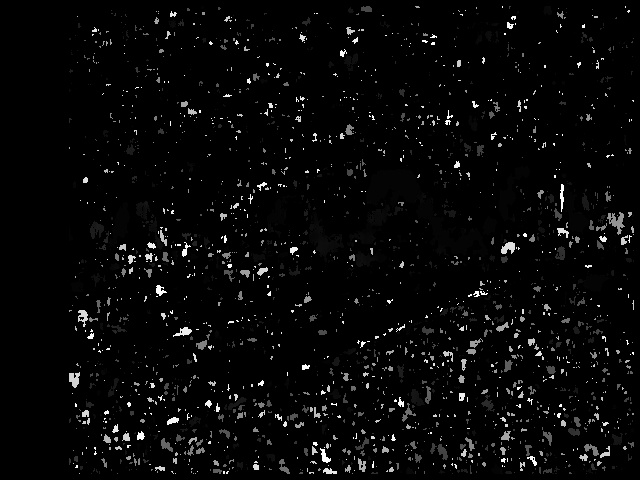
#> input picture main/Images/DepthMap0.jpg, 640 x 480 px, given in place of the camera
$ python SGBM_contour.py   (Python 2 division)   (older library calls are emulated)
#> lines starting #> are read from the running program, lines starting #| are printed output that depends on the picture; after the words box and inside, x2 and y2 are one past the last pixel; in counts of white or black regions, pixels touching at a corner belong together
import cv2
import sys
import time
import numpy as np
from imutils.video import WebcamVideoStream
import imutils

#from matplotlib import pyplot as plt

def nothing(x):
    pass

# grab camera feeds
#capL = cv2.VideoCapture(1)
#capR = cv2.VideoCapture(0)

capL = WebcamVideoStream(src=1).start()
capR = WebcamVideoStream(src=0).start()


# initialize windows
#WINDOW_L1 = 'undistorted left cam'
#WINDOW_R1 = 'undistorted right cam'
cv2.namedWindow('Depth Map')
# [7 lines of commented-out code are left out]
undistMapL = np.load('calibration/undistortion_map_left.npy')
#> (reads stereo_vision/stereo_analysis/calibration/undistortion_map_left.npy from the repository)
undistMapR = np.load('calibration/undistortion_map_right.npy')
#> (reads main/calibration/undistortion_map_right.npy from the repository)
rectMapL = np.load('calibration/rectification_map_left.npy')
#> (reads stereo_vision/stereo_analysis/calibration/rectification_map_left.npy from the repository)
rectMapR = np.load('calibration/rectification_map_right.npy')
#> (reads main/calibration/rectification_map_right.npy from the repository)


#initialize blank frames
rectL = np.zeros((640,480,3),np.uint8)
rectR = np.zeros((640,480,3),np.uint8)


# [15 lines of commented-out code are left out]


exec_time_sum = 0
i = 0


#contour detection


while (True):

    start_time = time.time()
    frameL = capL.read()
#> frameL is the input picture: shape (480, 640, 3); min 0, max 255, mean 8.2
    frameR = capR.read()


    #remap cameras to remove distortion
    rectL = cv2.remap(frameL, undistMapL, rectMapL, cv2.INTER_LINEAR)
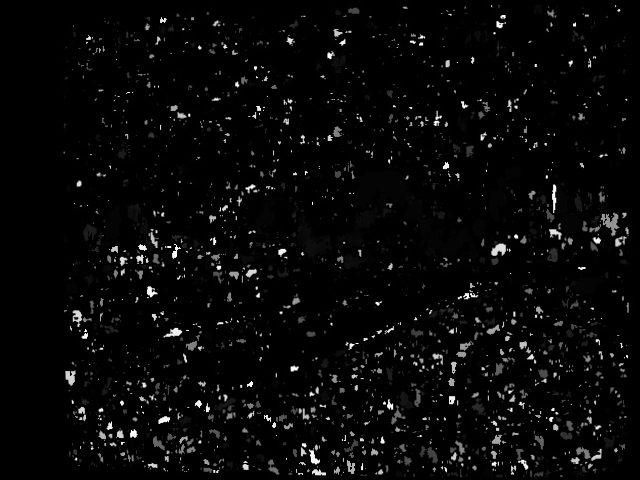
#> rectL: shape (480, 640, 3); min 0, max 255, mean 8.1
    rectR = cv2.remap(frameR, undistMapR, rectMapR, cv2.INTER_LINEAR)


    #~~~~ DEPTH MAP PART ~~~~~~~
    # convert rectified from RGB to 8 bit grayscale
    grayRectL = cv2.cvtColor(rectL, cv2.COLOR_BGR2GRAY)
    grayRectR = cv2.cvtColor(rectR, cv2.COLOR_BGR2GRAY)
    grayFrameL = cv2.cvtColor(frameL, cv2.COLOR_BGR2GRAY)
    grayFrameR = cv2.cvtColor(frameR, cv2.COLOR_BGR2GRAY)

    #create depth map with sliders
    min_disp= 16*cv2.getTrackbarPos('minDisp*16','Depth Map')
    num_disp = 16*cv2.getTrackbarPos('numDisp*16','Depth Map')
    blocksize = cv2.getTrackbarPos('BlockSize','Depth Map')
    unique_ratio = cv2.getTrackbarPos('UniquenessRatio','Depth Map')
    speckle_win_size = cv2.getTrackbarPos('SpeckleWinSize','Depth Map')

    window_size = 3
    min_disp = 16
    num_disp = 112 - min_disp
    stereo = cv2.StereoSGBM_create(
        minDisparity = min_disp,
        numDisparities = num_disp,
        blockSize = 27,
        P1 = 8*3*window_size**2,
        P2 = 32*3*window_size**2,
        disp12MaxDiff = 10,
        uniquenessRatio = 0,
        speckleWindowSize = 0,
        speckleRange = 0,
        preFilterCap=0
    )


    disparity = stereo.compute(grayRectL,grayRectR).astype(np.float32)
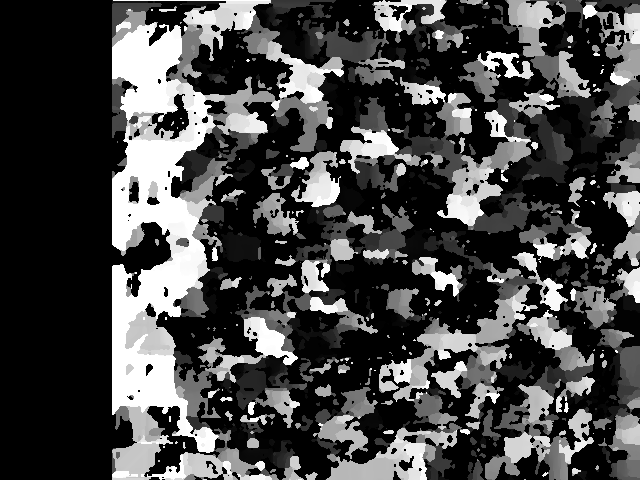
#> disparity: shape (480, 640) float32; min 240, max 1776, mean 672.6; drawn with min black and max white
    disparity = cv2.normalize(disparity, disparity, alpha=0, beta=255, norm_type=cv2.NORM_MINMAX, dtype=cv2.CV_8UC1)
    #~~~~~~ END DEPTH MAP ~~~~~~~~

    #blur depth map to filter high frequency noise

    #disparity_gaussian = cv2.GaussianBlur(disparity,(9,9),0)
    disparity_blur = cv2.medianBlur(disparity,11)
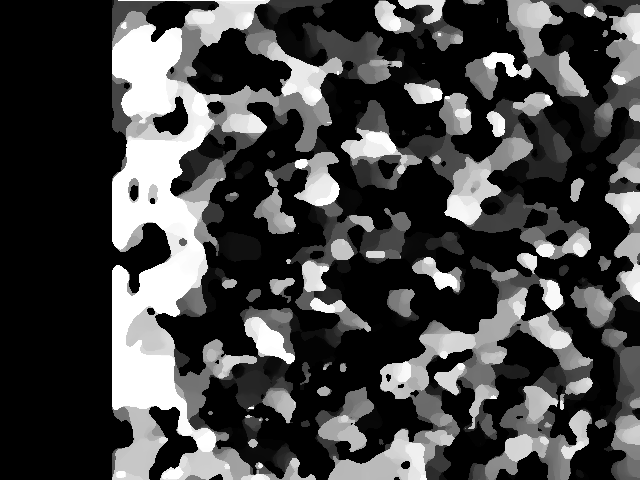
#> disparity_blur: shape (480, 640); min 0, max 255, mean 69.2


    #thresholding depth map
    disparity_thresh_near = cv2.threshold(disparity_blur,170,255,cv2.THRESH_BINARY)[1]
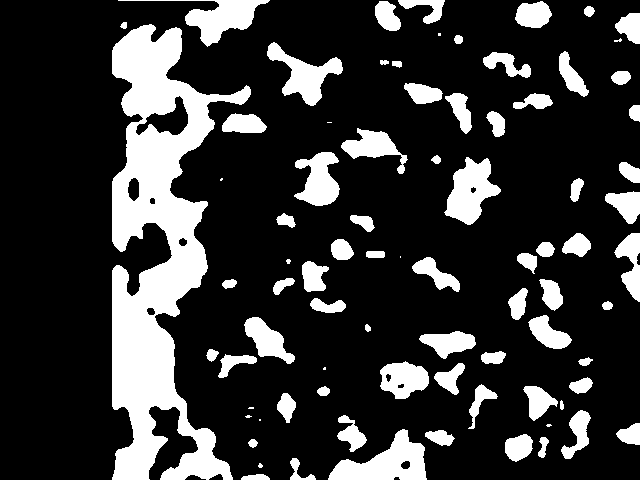
#> disparity_thresh_near: shape (480, 640); 20.8% white; 82 white regions (12 under 20 px), largest, box (x1, y1, x2, y2) and area: (112, 24, 251, 480) 28248, (328, 429, 427, 480) 2597, (444, 157, 501, 225) 2140
    disparity_thresh_imm = cv2.threshold(disparity_blur,180,255,cv2.THRESH_BINARY)[1]
#> disparity_thresh_imm: shape (480, 640); 19.6% white; 77 white regions (11 under 20 px), largest, box (x1, y1, x2, y2) and area: (112, 24, 233, 480) 27519, (328, 429, 427, 480) 2597, (118, 0, 270, 47) 2050
    disparity_thresh_near = cv2.subtract(disparity_thresh_near, disparity_thresh_imm)
#> disparity_thresh_near: shape (480, 640); 1.2% white; 80 white regions (48 under 20 px), largest, box (x1, y1, x2, y2) and area: (306, 152, 339, 176) 394, (448, 157, 475, 198) 365, (220, 85, 251, 105) 317


    disparity_edge = cv2.Canny(disparity_thresh_imm,100,200)
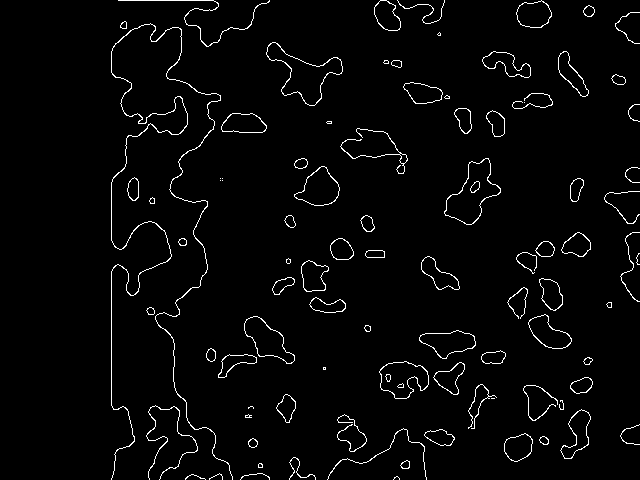
#> disparity_edge: shape (480, 640); 2.7% white in thin lines or dots, all inside (x1, y1, x2, y2) = (111, 0, 640, 480)

    #contour finding
    #contours = cv2.findContours(disparity_thresh_imm, cv2.RETR_TREE, cv2.CHAIN_APPROX_SIMPLE)[1]
    contours = cv2.findContours(disparity_edge, cv2.RETR_TREE, cv2.CHAIN_APPROX_SIMPLE)[1]
#> contours = 157 contours, 46 with area under 20; largest, box (x1, y1, x2, y2) and area: (266, 42, 343, 106) 1866, (266, 42, 343, 106) 1824, (444, 158, 501, 225) 1818, (444, 158, 501, 225) 1779, (379, 361, 429, 399) 1224


    #approximate contours to close them


    disparity_contours = np.zeros((480,640,3),np.uint8)

    min_box_size = 200 #pixels^2

    for contour_index in contours:
        area = cv2.contourArea(contour_index)

        rect = cv2.minAreaRect(contour_index)
        box = cv2.boxPoints(rect)
        box_area = abs((box[0][0] - box[1][0]) * (box[0][1] - box[1][1]))
        box = np.int0(box)

        if box_area > min_box_size:
            cv2.drawContours(disparity_contours, [box], 0, (0,255,0), 2)
#> this loop made 157 passes
#> (area, box_area) on passes 76, 77, 84: (583.5, 1059.9), (564.5, 1056.2), (375, 216.3)
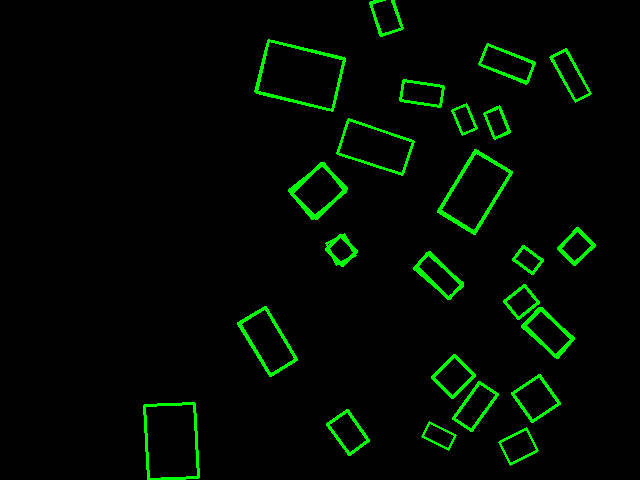
#> disparity_contours: shape (480, 640, 3); mean of channels 0, 1, 2 0, 9.1, 0; drawn as B, G, R

        # [9 lines of commented-out code are left out]

    cv2.drawContours(disparity_contours, contours, -1, (180,105,255), -1)
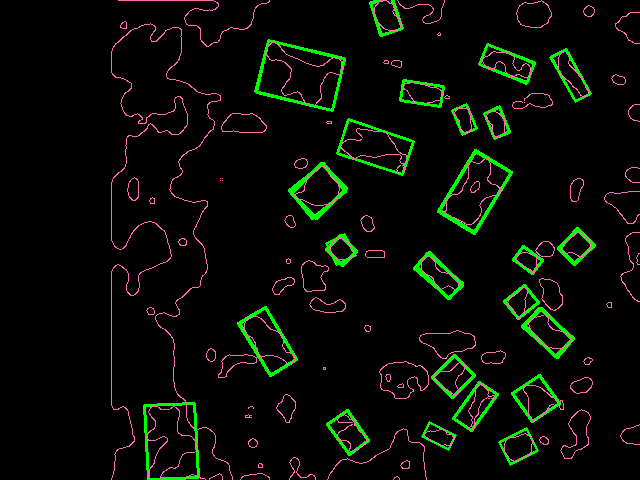
#> disparity_contours: shape (480, 640, 3); 2.7% of pixels changed, all inside (x1, y1, x2, y2) = (111, 0, 640, 480); drawn as B, G, R


    end_time = time.time()
    exec_time = end_time - start_time
    exec_time_sum += exec_time
    i += 1
    fps = 1.0/exec_time

    # [5 lines of commented-out code are left out]
    cv2.imshow('Depth Map', disparity)
    #cv2.imshow('Shapes', disparity_contours)
    #cv2.imshow('Test', disparity_gaussian)

    if cv2.waitKey(1) & 0xFF == ord('q'):
#> (key q is pressed here)
        capL.stop()
        capR.stop()
        break


capL.stop()
capR.stop()
cv2.destroyAllWindows()

exec_time_avg = exec_time_sum/i
fps_avg = 1.0/exec_time_avg

print "Average Execution Time/Frame : %s" %exec_time_avg
print "Average FPS : %s" %fps_avg
